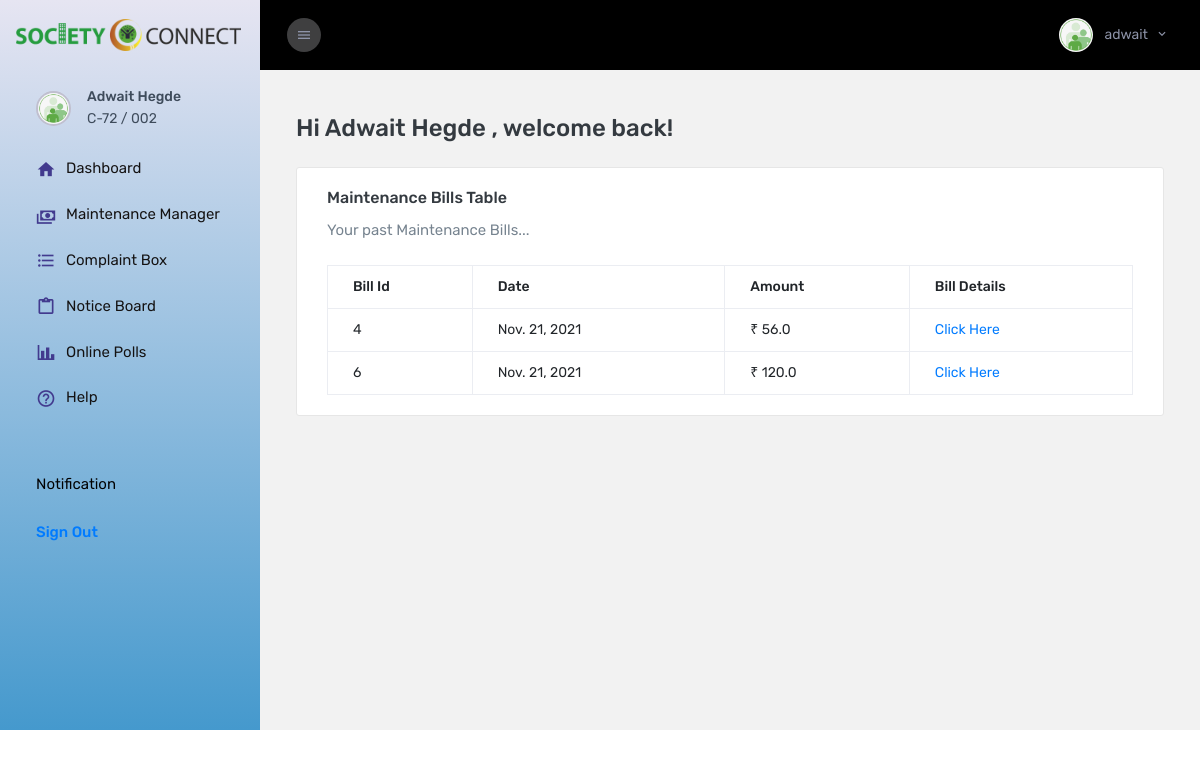
Page /maintenancebill/ (signed in) on the earlier database version.
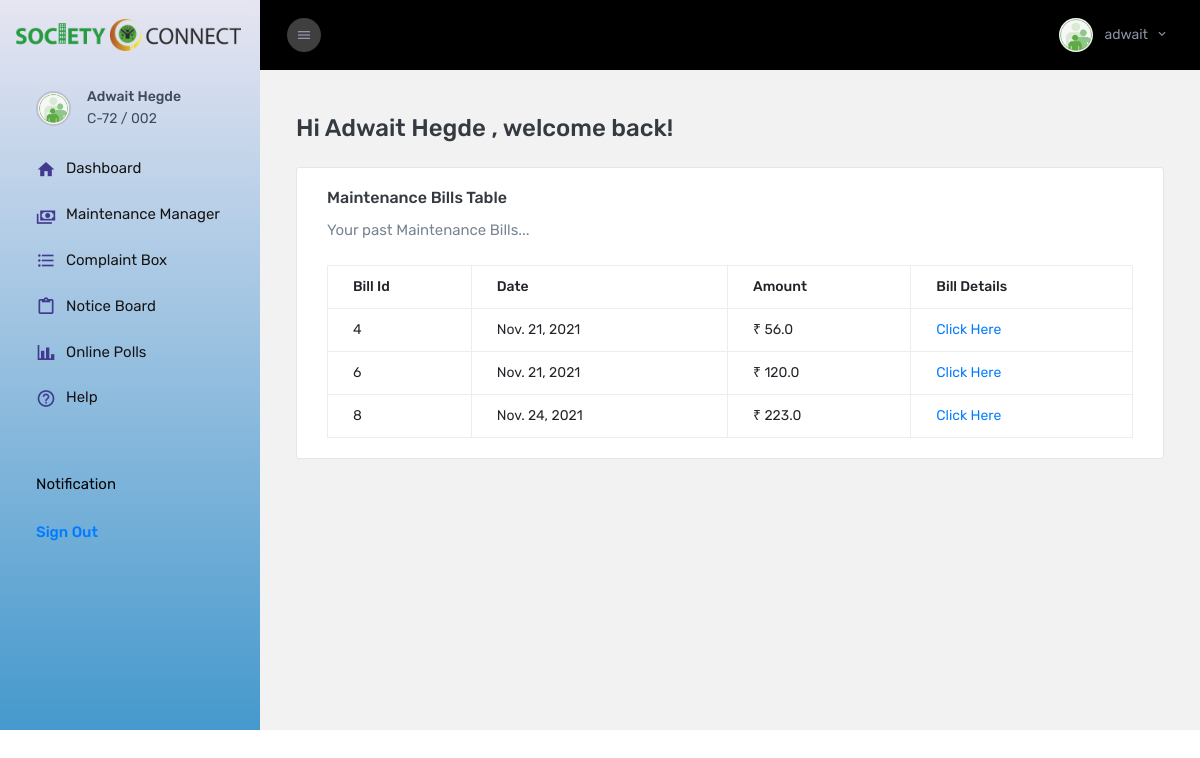
Same page on the later database version.
### app/models.py (models this page shows, shortened)
class MaintenanceBill(models.Model):
    bill_id = models.AutoField(primary_key=True)
    owner = models.ForeignKey(SocietyMember,on_delete=models.SET_NULL,null=True)
    total = models.FloatField(default=0)
    date = models.DateField(auto_now=True)

### app/views.py (the view)
# urls.py: path('maintenancebill/', views.maintenancebill, name='maintenancebill'),
@login_required
def maintenancebill (request):
    if request.method == "GET":
        try:
            sm = SocietyMember.objects.get(user=request.user)
            if sm.is_owner:
                bills = MaintenanceBill.objects.filter(owner=sm)
                return render(request, 'app/maintenancebill.html', {"bills":bills})
            else:
                return redirect('/dashboard/')
        except:
            return redirect('/dashboard/')

### app/templates/app/maintenancebill.html (shortened to what this page needs)
{% extends "app/base_owner.html" %}
{% block content%}
            <div class="row">
            <div class="col-lg-12 grid-margin stretch-card">
              <div class="card">
                <div class="card-body">
                  <h4 class="card-title">Maintenance Bills Table</h4>
                  <p class="card-description"> Your past Maintenance Bills...
                  </p>
                  <div class="table-responsive">
                    <table class="table table-bordered">
                      <thead>
                        <tr>
                          <th>Bill Id</th>
                          <th>Date</th>
                          <th>Amount</th>
                          <th>Bill Details</th>
                        </tr>
                      </thead>
                      <tbody>
                        {% for bill in bills %}
                        <tr>
                            <td>{{bill.bill_id}}</td>
                            <td>{{bill.date}}</td>
                            <td> ₹ {{bill.total}}</td>
                            <td><a href="{{bill.pk}}">Click Here</a></td>
                          </tr>
                        {% endfor %}
                      </tbody>
                    </table>
                  </div>
                </div>
              </div>
{% endblock content %}

Differences in the rows shown:
added MaintenanceBill: bill_id "8", date "Nov. 24, 2021", total "223.0"
